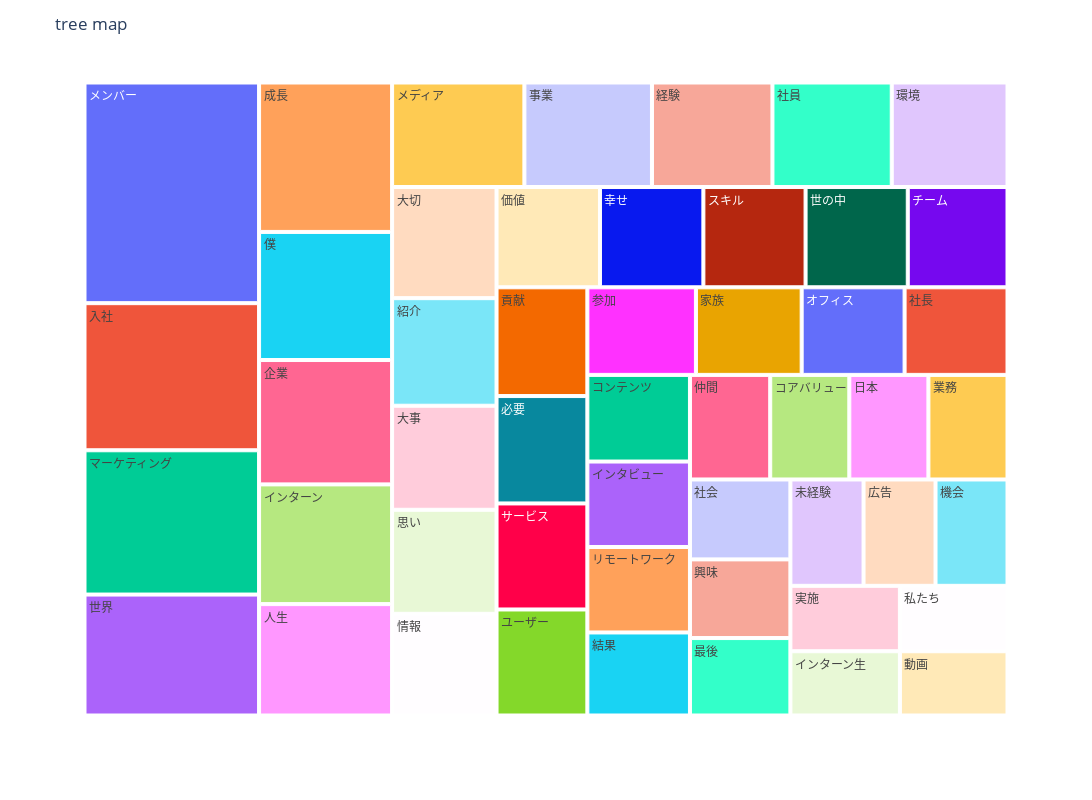

This figure's notebook cell:
### Markdown cell above
## 3-4. tree map

### Code cell
npt.treemap(
    title='tree map',
    ngram=1,
    stopwords=stopwords,
    width=1200,
    height=800,
    save=True
)

### Figure 1 — Plotly figure (JSON) as saved in the notebook; plotly's stock layout.template omitted (floating-point values rounded to 4 significant figures)
{"data": [{"branchvalues": "total", "domain": {"x": [0, 1], "y": [0, 1]}, "hovertemplate": "labels=%{label}<br>word_count=%{value}<br>parent=%{parent}<br>id=%{id}<extra></extra>", "ids": ["インタビュー", "インターン", "インターン生", "オフィス", "コアバリュー", "コンテンツ", "サービス", "スキル", "チーム", "マーケティング", "メディア", "メンバー", "ユーザー", "リモートワーク", "世の中", "世界", "事業", "人生", "仲間", "企業", "価値", "僕", "入社", "動画", "参加", "大事", "大切", "実施", "家族", "幸せ", "広告", "必要", "思い", "情報", "成長", "日本", "最後", "未経験", "業務", "機会", "環境", "社会", "社員", "社長", "私たち", "紹介", "経験", "結果", "興味", "貢献"], "labels": ["インタビュー", "インターン", "インターン生", "オフィス", "コアバリュー", "コンテンツ", "サービス", "スキル", "チーム", "マーケティング", "メディア", "メンバー", "ユーザー", "リモートワーク", "世の中", "世界", "事業", "人生", "仲間", "企業", "価値", "僕", "入社", "動画", "参加", "大事", "大切", "実施", "家族", "幸せ", "広告", "必要", "思い", "情報", "成長", "日本", "最後", "未経験", "業務", "機会", "環境", "社会", "社員", "社長", "私たち", "紹介", "経験", "結果", "興味", "貢献"], "name": "", "parents": ["", "", "", "", "", "", "", "", "", "", "", "", "", "", "", "", "", "", "", "", "", "", "", "", "", "", "", "", "", "", "", "", "", "", "", "", "", "", "", "", "", "", "", "", "", "", "", "", "", ""], "type": "treemap", "values": [71, 129, 57, 73, 67, 72, 78, 83, 81, 204, 112, 312, 78, 71, 83, 171, 108, 120, 68, 134, 84, 138, 208, 56, 77, 88, 94, 58, 75, 84, 62, 79, 88, 86, 161, 67, 63, 63, 67, 62, 98, 65, 101, 73, 57, 91, 102, 69, 64, 80]}], "layout": {"height": 800, "legend": {"tracegroupgap": 0}, "margin": {"t": 60}, "title": {"text": "tree map"}, "width": 1200}}
